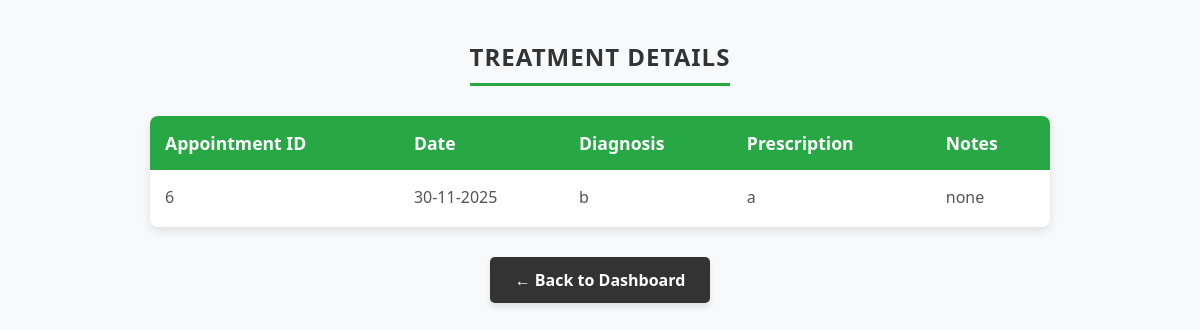
The page /treatment_details/6 (signed in) on the database its author committed.
### app.py (models this page shows)
class Treatment(db.Model):
    __tablename__ = 'treatments'
    id = db.Column(db.Integer, primary_key=True)
    appointment_id = db.Column(db.Integer, db.ForeignKey('appointments.id'), nullable=False)
    treatment_date = db.Column(db.DateTime, default=db.func.current_timestamp(), nullable=False)
    diagnosis = db.Column(db.String(200), nullable=False)
    prescription = db.Column(db.String(200), nullable=False)
    notes = db.Column(db.String(500), nullable=True) # Additional notes for patient treatment by doctor
    appointment = db.relationship('Appointment', back_populates='treatments')

### app.py (the view)
@app.route('/treatment_details/<int:appointment_id>')
def treatment_details(appointment_id):
    if 'user_id' not in session:
        flash("Access denied.", "error")
        return redirect(url_for('login'))
    try:
        treatment = Treatment.query.filter_by(appointment_id=appointment_id).first()
        patient = Patient.query.filter_by(user_id=session['user_id']).first()
        if not treatment:
            flash("Treatment details not found for this appointment.", "info")
            return redirect(url_for('patient_dashboard'))
        if treatment.appointment.patient_id != patient.id:
            flash("You cannot view this treatment details.", "error")
            return redirect(url_for('patient_dashboard'))
        return render_template('treatment.html', treatment=treatment)
    except Exception as e:
        flash("Unexpected error.", "error")
        return redirect(url_for('patient_dashboard'))

### templates/treatment.html (shortened to what this page needs)
<!DOCTYPE html>
<html lang="en">
<head>
    <link rel="stylesheet" href="{{ url_for('static', filename='treatment.css') }}">
</head>
<body>
    <h2>Treatment Details</h2>
    <table>
        <thead>
            <tr>
                <th>Appointment ID</th>
                <th>Date</th>
                <th>Diagnosis</th>
                <th>Prescription</th>
                <th>Notes</th>
            </tr>
        </thead>
        <tbody>
            {% if treatment %}
            <tr>
                <td>{{ treatment.appointment_id }}</td>
                <td>{{ treatment.treatment_date.strftime('%d-%m-%Y') }}</td>
                <td>{{ treatment.diagnosis }}</td>
                <td>{{ treatment.prescription }}</td>
                <td>{{ treatment.notes }}</td>
            </tr>
            {% else %}
            <tr><td colspan="5">No treatment records found.</td></tr>
            {% endif %}
        </tbody>
    </table>
    <div class="btn-container">
        <a href="{{ url_for('patient_dashboard') }}" class="btn">← Back to Dashboard</a>
    </div>
</body>
</html>

### static/treatment.css (style rules this page uses)
:root { --primary-green: #28a745; --dark-green: #218838; --light-green: #e9f7ef; --text-dark: #333; --white: #ffffff; --light-gray: #f8f9fa; --border-color: #ddd; --shadow: 0 4px 10px rgba(0,0,0,0.1); }
body { font-family: 'Segoe UI', Tahoma, Geneva, Verdana, sans-serif; margin: 0; padding: 20px; background-color: var(--light-gray); color: var(--text-dark); display: flex; flex-direction: column; align-items: center; min-height: 100vh; }
h2 { color: var(--text-dark); border-bottom: 3px solid var(--primary-green); padding-bottom: 10px; margin-bottom: 30px; text-transform: uppercase; letter-spacing: 1px; }
table { width: 100%; max-width: 900px; border-collapse: collapse; background-color: var(--white); box-shadow: var(--shadow); border-radius: 8px; overflow: hidden; margin-bottom: 30px; }
th { background-color: var(--primary-green); color: var(--white); padding: 15px; text-align: left; font-size: 1.1rem; }
td { padding: 15px; border-bottom: 1px solid var(--light-gray); color: #555; line-height: 1.6; vertical-align: top; }
.btn-container { text-align: center; width: 100%; }
.btn { text-decoration: none; background-color: var(--text-dark); color: var(--white); padding: 12px 25px; border-radius: 5px; font-weight: bold; transition: 0.3s; display: inline-block; box-shadow: 0 4px 6px rgba(0,0,0,0.1); }

### rows shown on the page
Treatment: appointment_id "6", treatment_date "30-11-2025", diagnosis "b", prescription "a", notes "none"
